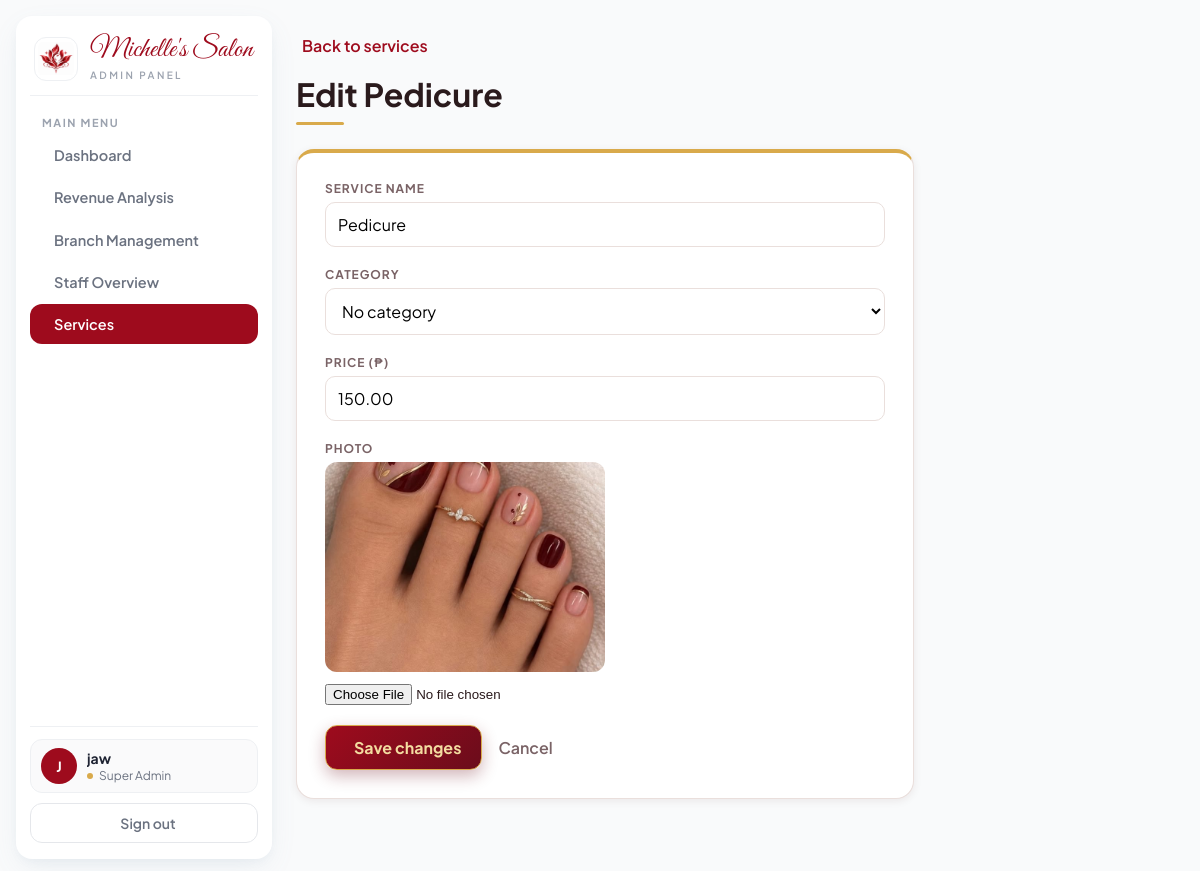
The app's page /crm/services/2/edit/ (signed in), older data.
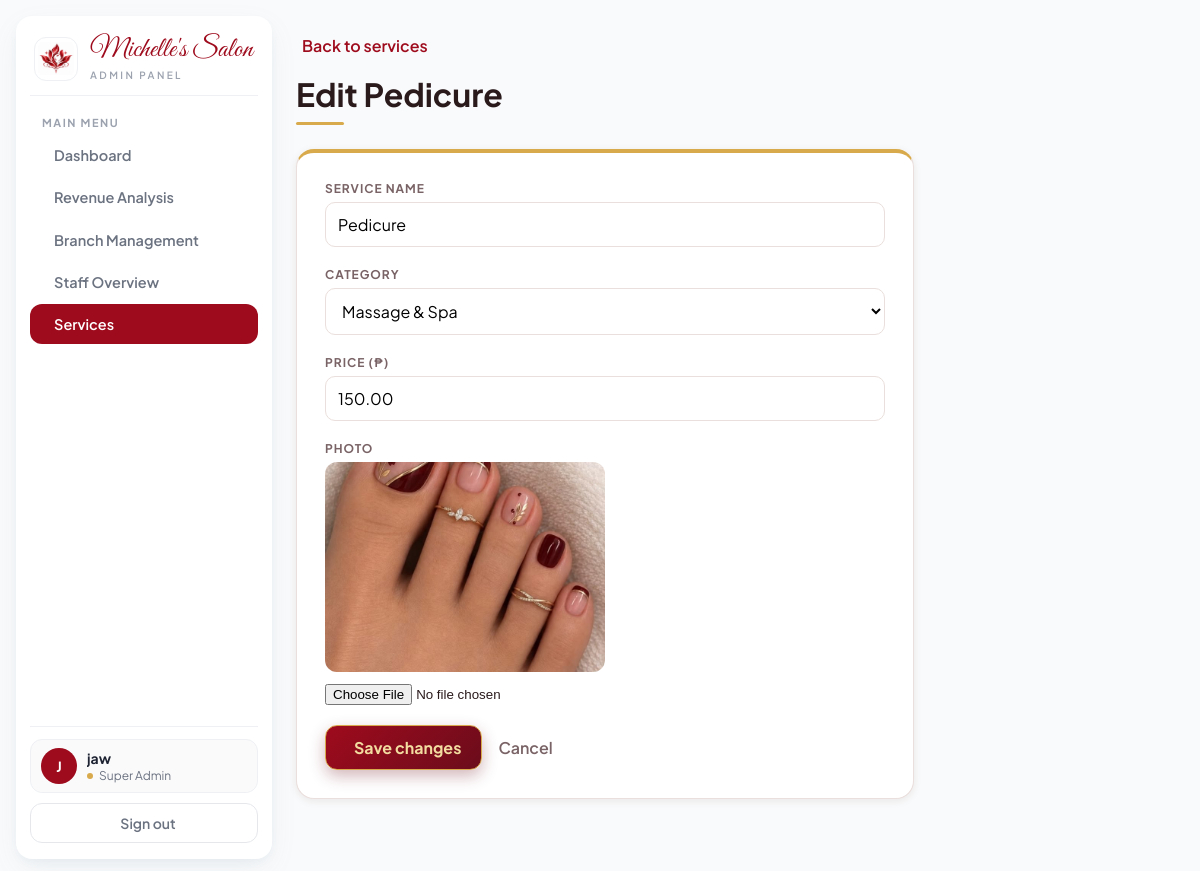
The same page, newer data.
### apiprojects/models.py (models this page shows, shortened)
class Service(models.Model):
    service_name = models.CharField(max_length=100)
    category = models.ForeignKey(ServiceCategory, on_delete=models.PROTECT, related_name="services", null=True, blank=True)
    price = models.DecimalField(max_digits=8, decimal_places=2)
    image = models.ImageField(upload_to="services/")
    slug = models.SlugField(unique=True, blank=True)

### apiprojects/views.py (the view)
# urls.py: path("crm/services/<int:pk>/edit/", views.service_form_view, name="crm_service_edit"),
@user_passes_test(can_view_dashboard, login_url="login")
def service_form_view(request, pk=None):
    service = get_object_or_404(Service, pk=pk) if pk else None
    form = ServiceForm(request.POST or None, request.FILES or None, instance=service)
    if request.method == "POST" and form.is_valid():
        saved = form.save()
        messages.success(request, f"{saved.service_name} {'updated' if service else 'created'}.")
        return redirect("crm_services")
    return render(request, "crm_dashboard/service_form.html", {"form": form, "service": service})

### apiprojects/forms.py (shortened to what this page needs)
class ServiceForm(forms.ModelForm):
    class Meta:
        model = Service
        fields = ["service_name", "category", "price", "image"]
        widgets = {
            "service_name": forms.TextInput(attrs={"placeholder": "e.g. Gel Manicure"}),
            "price": forms.NumberInput(attrs={"step": "0.01", "min": "0", "placeholder": "0.00"}),
            "image": forms.FileInput(attrs={"accept": "image/*"}),
        }
    def __init__(self, *args, **kwargs):
        super().__init__(*args, **kwargs)
        self.fields["category"].empty_label = "No category"

### apiprojects/models.py (called while the page is built)
    def __str__(self):
        return self.name

### apiprojects/views.py (called while the page is built)
def is_owner(user):
    return user.is_authenticated and user.is_superuser

def can_view_dashboard(user):
    return is_owner(user) or is_staff(user)

### apiprojects/templates/crm_dashboard/service_form.html (shortened to what this page needs)
{% extends "crm_dashboard/main_dashboard.html" %}
{% load static %}
{% block content %}
<link rel="stylesheet" href="{% static 'appointments/css/services.css' %}">
<div class="sv">
  <a class="sv-back" href="{% url 'crm_services' %}">
    <iconify-icon icon="ph:arrow-left-bold"></iconify-icon> Back to services
  </a>
  <div class="sv-heading">
    <h1>{% if service %}Edit {{ service.service_name }}{% else %}New service{% endif %}</h1>
  </div>
  <form method="post" enctype="multipart/form-data" class="sv-form">
    <div class="sv-field">
      <label for="{{ form.service_name.id_for_label }}">Service name</label>
      {{ form.service_name }}
    </div>
    <div class="sv-field">
      <label for="{{ form.category.id_for_label }}">Category</label>
      {{ form.category }}
    </div>
    <div class="sv-field">
      <label for="{{ form.price.id_for_label }}">Price (₱)</label>
      {{ form.price }}
    </div>
    <div class="sv-field">
      <label for="{{ form.image.id_for_label }}">Photo</label>
      {% if service and service.image %}
        <img class="sv-preview" src="{{ service.image.url }}" alt="{{ service.service_name }}">
      {% endif %}
      {{ form.image }}
    </div>
    <div class="sv-form__actions">
      <button type="submit" class="sv-create">
        <iconify-icon icon="ph:check-bold"></iconify-icon> {% if service %}Save changes{% else %}Create service{% endif %}
      </button>
      <a href="{% url 'crm_services' %}" class="sv-cancel">Cancel</a>
    </div>
  </form>
</div>
{% endblock %}

Row changes from the older to the newer data that the page shows:
changed Service "Pedicure": category "No category" → "Massage & Spa"
